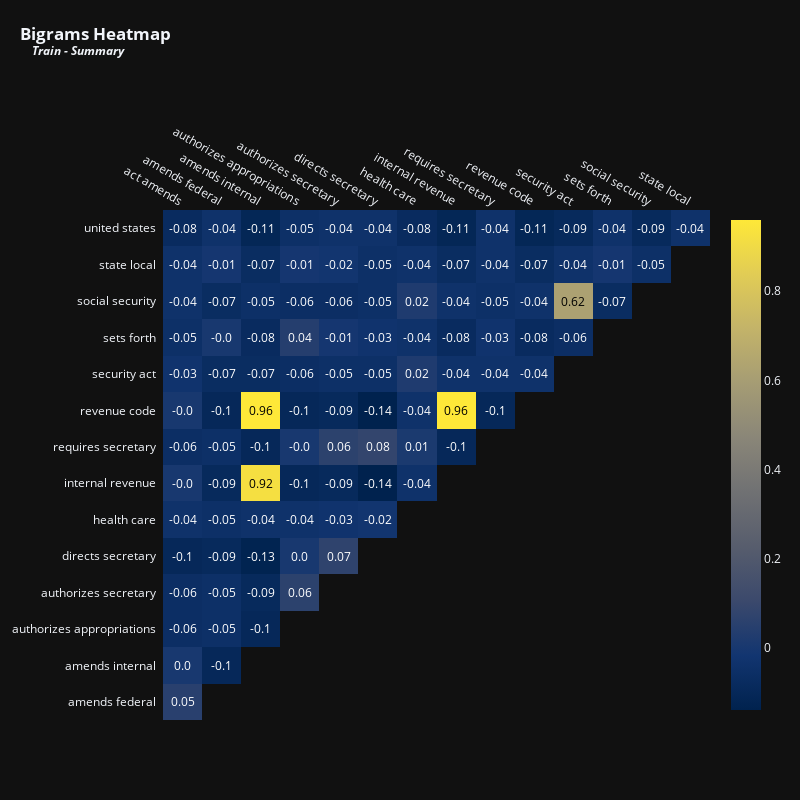

Here is the notebook cell this chart was saved with:
### Code cell
vectorize_and_plot(train['summary'], (2, 2), 'Bigrams', 'Train - Summary')

### Figure 1 — Plotly figure (JSON) as saved in the notebook; plotly's stock layout.template omitted (floating-point values rounded to 4 significant figures)
{"data": [{"colorscale": [[0, "#00224e"], [0.1111, "#123570"], [0.2222, "#3b496c"], [0.3333, "#575d6d"], [0.4444, "#707173"], [0.5556, "#8a8678"], [0.6667, "#a59c74"], [0.7778, "#c3b369"], [0.8889, "#e1cc55"], [1, "#fee838"]], "reversescale": false, "showscale": false, "type": "heatmap", "x": ["act amends", "amends federal", "amends internal", "authorizes appropriations", "authorizes secretary", "directs secretary", "health care", "internal revenue", "requires secretary", "revenue code", "security act", "sets forth", "social security", "state local"], "y": ["united states", "state local", "social security", "sets forth", "security act", "revenue code", "requires secretary", "internal revenue", "health care", "directs secretary", "authorizes secretary", "authorizes appropriations", "amends internal", "amends federal"], "z": [[-0.08, -0.04, -0.11, -0.05, -0.04, -0.04, -0.08, -0.11, -0.04, -0.11, -0.09, -0.04, -0.09, -0.04], [-0.04, -0.01, -0.07, -0.01, -0.02, -0.05, -0.04, -0.07, -0.04, -0.07, -0.04, -0.01, -0.05], [-0.04, -0.07, -0.05, -0.06, -0.06, -0.05, 0.02, -0.04, -0.05, -0.04, 0.62, -0.07], [-0.05, 0, -0.08, 0.04, -0.01, -0.03, -0.04, -0.08, -0.03, -0.08, -0.06], [-0.03, -0.07, -0.07, -0.06, -0.05, -0.05, 0.02, -0.04, -0.04, -0.04], [0, -0.1, 0.96, -0.1, -0.09, -0.14, -0.04, 0.96, -0.1], [-0.06, -0.05, -0.1, 0, 0.06, 0.08, 0.01, -0.1], [0, -0.09, 0.92, -0.1, -0.09, -0.14, -0.04], [-0.04, -0.05, -0.04, -0.04, -0.03, -0.02], [-0.1, -0.09, -0.13, 0, 0.07], [-0.06, -0.05, -0.09, 0.06], [-0.06, -0.05, -0.1], [0, -0.1], [0.05]]}, {"colorscale": [[0, "#00224e"], [0.1111, "#123570"], [0.2222, "#3b496c"], [0.3333, "#575d6d"], [0.4444, "#707173"], [0.5556, "#8a8678"], [0.6667, "#a59c74"], [0.7778, "#c3b369"], [0.8889, "#e1cc55"], [1, "#fee838"]], "showscale": true, "type": "heatmap", "visible": true, "z": [[-0.08, -0.04, -0.11, -0.05, -0.04, -0.04, -0.08, -0.11, -0.04, -0.11, -0.09, -0.04, -0.09, -0.04], [-0.04, -0.01, -0.07, -0.01, -0.02, -0.05, -0.04, -0.07, -0.04, -0.07, -0.04, -0.01, -0.05], [-0.04, -0.07, -0.05, -0.06, -0.06, -0.05, 0.02, -0.04, -0.05, -0.04, 0.62, -0.07], [-0.05, 0, -0.08, 0.04, -0.01, -0.03, -0.04, -0.08, -0.03, -0.08, -0.06], [-0.03, -0.07, -0.07, -0.06, -0.05, -0.05, 0.02, -0.04, -0.04, -0.04], [0, -0.1, 0.96, -0.1, -0.09, -0.14, -0.04, 0.96, -0.1], [-0.06, -0.05, -0.1, 0, 0.06, 0.08, 0.01, -0.1], [0, -0.09, 0.92, -0.1, -0.09, -0.14, -0.04], [-0.04, -0.05, -0.04, -0.04, -0.03, -0.02], [-0.1, -0.09, -0.13, 0, 0.07], [-0.06, -0.05, -0.09, 0.06], [-0.06, -0.05, -0.1], [0, -0.1], [0.05]]}], "layout": {"annotations": [{"font": {"color": "#FFFFFF", "size": 12}, "showarrow": false, "text": "-0.08", "x": "act amends", "xref": "x", "y": "united states", "yref": "y"}, {"font": {"color": "#FFFFFF", "size": 12}, "showarrow": false, "text": "-0.04", "x": "amends federal", "xref": "x", "y": "united states", "yref": "y"}, {"font": {"color": "#FFFFFF", "size": 12}, "showarrow": false, "text": "-0.11", "x": "amends internal", "xref": "x", "y": "united states", "yref": "y"}, {"font": {"color": "#FFFFFF", "size": 12}, "showarrow": false, "text": "-0.05", "x": "authorizes appropriations", "xref": "x", "y": "united states", "yref": "y"}, {"font": {"color": "#FFFFFF", "size": 12}, "showarrow": false, "text": "-0.04", "x": "authorizes secretary", "xref": "x", "y": "united states", "yref": "y"}, {"font": {"color": "#FFFFFF", "size": 12}, "showarrow": false, "text": "-0.04", "x": "directs secretary", "xref": "x", "y": "united states", "yref": "y"}, {"font": {"color": "#FFFFFF", "size": 12}, "showarrow": false, "text": "-0.08", "x": "health care", "xref": "x", "y": "united states", "yref": "y"}, {"font": {"color": "#FFFFFF", "size": 12}, "showarrow": false, "text": "-0.11", "x": "internal revenue", "xref": "x", "y": "united states", "yref": "y"}, {"font": {"color": "#FFFFFF", "size": 12}, "showarrow": false, "text": "-0.04", "x": "requires secretary", "xref": "x", "y": "united states", "yref": "y"}, {"font": {"color": "#FFFFFF", "size": 12}, "showarrow": false, "text": "-0.11", "x": "revenue code", "xref": "x", "y": "united states", "yref": "y"}, {"font": {"color": "#FFFFFF", "size": 12}, "showarrow": false, "text": "-0.09", "x": "security act", "xref": "x", "y": "united states", "yref": "y"}, {"font": {"color": "#FFFFFF", "size": 12}, "showarrow": false, "text": "-0.04", "x": "sets forth", "xref": "x", "y": "united states", "yref": "y"}, {"font": {"color": "#FFFFFF", "size": 12}, "showarrow": false, "text": "-0.09", "x": "social security", "xref": "x", "y": "united states", "yref": "y"}, {"font": {"color": "#FFFFFF", "size": 12}, "showarrow": false, "text": "-0.04", "x": "state local", "xref": "x", "y": "united states", "yref": "y"}, {"font": {"color": "#FFFFFF", "size": 12}, "showarrow": false, "text": "-0.04", "x": "act amends", "xref": "x", "y": "state local", "yref": "y"}, {"font": {"color": "#FFFFFF", "size": 12}, "showarrow": false, "text": "-0.01", "x": "amends federal", "xref": "x", "y": "state local", "yref": "y"}, {"font": {"color": "#FFFFFF", "size": 12}, "showarrow": false, "text": "-0.07", "x": "amends internal", "xref": "x", "y": "state local", "yref": "y"}, {"font": {"color": "#FFFFFF", "size": 12}, "showarrow": false, "text": "-0.01", "x": "authorizes appropriations", "xref": "x", "y": "state local", "yref": "y"}, {"font": {"color": "#FFFFFF", "size": 12}, "showarrow": false, "text": "-0.02", "x": "authorizes secretary", "xref": "x", "y": "state local", "yref": "y"}, {"font": {"color": "#FFFFFF", "size": 12}, "showarrow": false, "text": "-0.05", "x": "directs secretary", "xref": "x", "y": "state local", "yref": "y"}, {"font": {"color": "#FFFFFF", "size": 12}, "showarrow": false, "text": "-0.04", "x": "health care", "xref": "x", "y": "state local", "yref": "y"}, {"font": {"color": "#FFFFFF", "size": 12}, "showarrow": false, "text": "-0.07", "x": "internal revenue", "xref": "x", "y": "state local", "yref": "y"}, {"font": {"color": "#FFFFFF", "size": 12}, "showarrow": false, "text": "-0.04", "x": "requires secretary", "xref": "x", "y": "state local", "yref": "y"}, {"font": {"color": "#FFFFFF", "size": 12}, "showarrow": false, "text": "-0.07", "x": "revenue code", "xref": "x", "y": "state local", "yref": "y"}, {"font": {"color": "#FFFFFF", "size": 12}, "showarrow": false, "text": "-0.04", "x": "security act", "xref": "x", "y": "state local", "yref": "y"}, {"font": {"color": "#FFFFFF", "size": 12}, "showarrow": false, "text": "-0.01", "x": "sets forth", "xref": "x", "y": "state local", "yref": "y"}, {"font": {"color": "#FFFFFF", "size": 12}, "showarrow": false, "text": "-0.05", "x": "social security", "xref": "x", "y": "state local", "yref": "y"}, {"font": {"color": "#FFFFFF", "size": 12}, "showarrow": false, "text": "-0.04", "x": "act amends", "xref": "x", "y": "social security", "yref": "y"}, {"font": {"color": "#FFFFFF", "size": 12}, "showarrow": false, "text": "-0.07", "x": "amends federal", "xref": "x", "y": "social security", "yref": "y"}, {"font": {"color": "#FFFFFF", "size": 12}, "showarrow": false, "text": "-0.05", "x": "amends internal", "xref": "x", "y": "social security", "yref": "y"}, {"font": {"color": "#FFFFFF", "size": 12}, "showarrow": false, "text": "-0.06", "x": "authorizes appropriations", "xref": "x", "y": "social security", "yref": "y"}, {"font": {"color": "#FFFFFF", "size": 12}, "showarrow": false, "text": "-0.06", "x": "authorizes secretary", "xref": "x", "y": "social security", "yref": "y"}, {"font": {"color": "#FFFFFF", "size": 12}, "showarrow": false, "text": "-0.05", "x": "directs secretary", "xref": "x", "y": "social security", "yref": "y"}, {"font": {"color": "#FFFFFF", "size": 12}, "showarrow": false, "text": "0.02", "x": "health care", "xref": "x", "y": "social security", "yref": "y"}, {"font": {"color": "#FFFFFF", "size": 12}, "showarrow": false, "text": "-0.04", "x": "internal revenue", "xref": "x", "y": "social security", "yref": "y"}, {"font": {"color": "#FFFFFF", "size": 12}, "showarrow": false, "text": "-0.05", "x": "requires secretary", "xref": "x", "y": "social security", "yref": "y"}, {"font": {"color": "#FFFFFF", "size": 12}, "showarrow": false, "text": "-0.04", "x": "revenue code", "xref": "x", "y": "social security", "yref": "y"}, {"font": {"color": "#000000", "size": 12}, "showarrow": false, "text": "0.62", "x": "security act", "xref": "x", "y": "social security", "yref": "y"}, {"font": {"color": "#FFFFFF", "size": 12}, "showarrow": false, "text": "-0.07", "x": "sets forth", "xref": "x", "y": "social security", "yref": "y"}, {"font": {"color": "#FFFFFF", "size": 12}, "showarrow": false, "text": "-0.05", "x": "act amends", "xref": "x", "y": "sets forth", "yref": "y"}, {"font": {"color": "#FFFFFF", "size": 12}, "showarrow": false, "text": "-0.0", "x": "amends federal", "xref": "x", "y": "sets forth", "yref": "y"}, {"font": {"color": "#FFFFFF", "size": 12}, "showarrow": false, "text": "-0.08", "x": "amends internal", "xref": "x", "y": "sets forth", "yref": "y"}, {"font": {"color": "#FFFFFF", "size": 12}, "showarrow": false, "text": "0.04", "x": "authorizes appropriations", "xref": "x", "y": "sets forth", "yref": "y"}, {"font": {"color": "#FFFFFF", "size": 12}, "showarrow": false, "text": "-0.01", "x": "authorizes secretary", "xref": "x", "y": "sets forth", "yref": "y"}, {"font": {"color": "#FFFFFF", "size": 12}, "showarrow": false, "text": "-0.03", "x": "directs secretary", "xref": "x", "y": "sets forth", "yref": "y"}, {"font": {"color": "#FFFFFF", "size": 12}, "showarrow": false, "text": "-0.04", "x": "health care", "xref": "x", "y": "sets forth", "yref": "y"}, {"font": {"color": "#FFFFFF", "size": 12}, "showarrow": false, "text": "-0.08", "x": "internal revenue", "xref": "x", "y": "sets forth", "yref": "y"}, {"font": {"color": "#FFFFFF", "size": 12}, "showarrow": false, "text": "-0.03", "x": "requires secretary", "xref": "x", "y": "sets forth", "yref": "y"}, {"font": {"color": "#FFFFFF", "size": 12}, "showarrow": false, "text": "-0.08", "x": "revenue code", "xref": "x", "y": "sets forth", "yref": "y"}, {"font": {"color": "#FFFFFF", "size": 12}, "showarrow": false, "text": "-0.06", "x": "security act", "xref": "x", "y": "sets forth", "yref": "y"}, {"font": {"color": "#FFFFFF", "size": 12}, "showarrow": false, "text": "-0.03", "x": "act amends", "xref": "x", "y": "security act", "yref": "y"}, {"font": {"color": "#FFFFFF", "size": 12}, "showarrow": false, "text": "-0.07", "x": "amends federal", "xref": "x", "y": "security act", "yref": "y"}, {"font": {"color": "#FFFFFF", "size": 12}, "showarrow": false, "text": "-0.07", "x": "amends internal", "xref": "x", "y": "security act", "yref": "y"}, {"font": {"color": "#FFFFFF", "size": 12}, "showarrow": false, "text": "-0.06", "x": "authorizes appropriations", "xref": "x", "y": "security act", "yref": "y"}, {"font": {"color": "#FFFFFF", "size": 12}, "showarrow": false, "text": "-0.05", "x": "authorizes secretary", "xref": "x", "y": "security act", "yref": "y"}, {"font": {"color": "#FFFFFF", "size": 12}, "showarrow": false, "text": "-0.05", "x": "directs secretary", "xref": "x", "y": "security act", "yref": "y"}, {"font": {"color": "#FFFFFF", "size": 12}, "showarrow": false, "text": "0.02", "x": "health care", "xref": "x", "y": "security act", "yref": "y"}, {"font": {"color": "#FFFFFF", "size": 12}, "showarrow": false, "text": "-0.04", "x": "internal revenue", "xref": "x", "y": "security act", "yref": "y"}, {"font": {"color": "#FFFFFF", "size": 12}, "showarrow": false, "text": "-0.04", "x": "requires secretary", "xref": "x", "y": "security act", "yref": "y"}, {"font": {"color": "#FFFFFF", "size": 12}, "showarrow": false, "text": "-0.04", "x": "revenue code", "xref": "x", "y": "security act", "yref": "y"}, {"font": {"color": "#FFFFFF", "size": 12}, "showarrow": false, "text": "-0.0", "x": "act amends", "xref": "x", "y": "revenue code", "yref": "y"}, {"font": {"color": "#FFFFFF", "size": 12}, "showarrow": false, "text": "-0.1", "x": "amends federal", "xref": "x", "y": "revenue code", "yref": "y"}, {"font": {"color": "#000000", "size": 12}, "showarrow": false, "text": "0.96", "x": "amends internal", "xref": "x", "y": "revenue code", "yref": "y"}, {"font": {"color": "#FFFFFF", "size": 12}, "showarrow": false, "text": "-0.1", "x": "authorizes appropriations", "xref": "x", "y": "revenue code", "yref": "y"}, {"font": {"color": "#FFFFFF", "size": 12}, "showarrow": false, "text": "-0.09", "x": "authorizes secretary", "xref": "x", "y": "revenue code", "yref": "y"}, {"font": {"color": "#FFFFFF", "size": 12}, "showarrow": false, "text": "-0.14", "x": "directs secretary", "xref": "x", "y": "revenue code", "yref": "y"}, {"font": {"color": "#FFFFFF", "size": 12}, "showarrow": false, "text": "-0.04", "x": "health care", "xref": "x", "y": "revenue code", "yref": "y"}, {"font": {"color": "#000000", "size": 12}, "showarrow": false, "text": "0.96", "x": "internal revenue", "xref": "x", "y": "revenue code", "yref": "y"}, {"font": {"color": "#FFFFFF", "size": 12}, "showarrow": false, "text": "-0.1", "x": "requires secretary", "xref": "x", "y": "revenue code", "yref": "y"}, {"font": {"color": "#FFFFFF", "size": 12}, "showarrow": false, "text": "-0.06", "x": "act amends", "xref": "x", "y": "requires secretary", "yref": "y"}, {"font": {"color": "#FFFFFF", "size": 12}, "showarrow": false, "text": "-0.05", "x": "amends federal", "xref": "x", "y": "requires secretary", "yref": "y"}, {"font": {"color": "#FFFFFF", "size": 12}, "showarrow": false, "text": "-0.1", "x": "amends internal", "xref": "x", "y": "requires secretary", "yref": "y"}, {"font": {"color": "#FFFFFF", "size": 12}, "showarrow": false, "text": "-0.0", "x": "authorizes appropriations", "xref": "x", "y": "requires secretary", "yref": "y"}, {"font": {"color": "#FFFFFF", "size": 12}, "showarrow": false, "text": "0.06", "x": "authorizes secretary", "xref": "x", "y": "requires secretary", "yref": "y"}, {"font": {"color": "#FFFFFF", "size": 12}, "showarrow": false, "text": "0.08", "x": "directs secretary", "xref": "x", "y": "requires secretary", "yref": "y"}, {"font": {"color": "#FFFFFF", "size": 12}, "showarrow": false, "text": "0.01", "x": "health care", "xref": "x", "y": "requires secretary", "yref": "y"}, {"font": {"color": "#FFFFFF", "size": 12}, "showarrow": false, "text": "-0.1", "x": "internal revenue", "xref": "x", "y": "requires secretary", "yref": "y"}, {"font": {"color": "#FFFFFF", "size": 12}, "showarrow": false, "text": "-0.0", "x": "act amends", "xref": "x", "y": "internal revenue", "yref": "y"}, {"font": {"color": "#FFFFFF", "size": 12}, "showarrow": false, "text": "-0.09", "x": "amends federal", "xref": "x", "y": "internal revenue", "yref": "y"}, {"font": {"color": "#000000", "size": 12}, "showarrow": false, "text": "0.92", "x": "amends internal", "xref": "x", "y": "internal revenue", "yref": "y"}, {"font": {"color": "#FFFFFF", "size": 12}, "showarrow": false, "text": "-0.1", "x": "authorizes appropriations", "xref": "x", "y": "internal revenue", "yref": "y"}, {"font": {"color": "#FFFFFF", "size": 12}, "showarrow": false, "text": "-0.09", "x": "authorizes secretary", "xref": "x", "y": "internal revenue", "yref": "y"}, {"font": {"color": "#FFFFFF", "size": 12}, "showarrow": false, "text": "-0.14", "x": "directs secretary", "xref": "x", "y": "internal revenue", "yref": "y"}, {"font": {"color": "#FFFFFF", "size": 12}, "showarrow": false, "text": "-0.04", "x": "health care", "xref": "x", "y": "internal revenue", "yref": "y"}, {"font": {"color": "#FFFFFF", "size": 12}, "showarrow": false, "text": "-0.04", "x": "act amends", "xref": "x", "y": "health care", "yref": "y"}, {"font": {"color": "#FFFFFF", "size": 12}, "showarrow": false, "text": "-0.05", "x": "amends federal", "xref": "x", "y": "health care", "yref": "y"}, {"font": {"color": "#FFFFFF", "size": 12}, "showarrow": false, "text": "-0.04", "x": "amends internal", "xref": "x", "y": "health care", "yref": "y"}, {"font": {"color": "#FFFFFF", "size": 12}, "showarrow": false, "text": "-0.04", "x": "authorizes appropriations", "xref": "x", "y": "health care", "yref": "y"}, {"font": {"color": "#FFFFFF", "size": 12}, "showarrow": false, "text": "-0.03", "x": "authorizes secretary", "xref": "x", "y": "health care", "yref": "y"}, {"font": {"color": "#FFFFFF", "size": 12}, "showarrow": false, "text": "-0.02", "x": "directs secretary", "xref": "x", "y": "health care", "yref": "y"}, {"font": {"color": "#FFFFFF", "size": 12}, "showarrow": false, "text": "-0.1", "x": "act amends", "xref": "x", "y": "directs secretary", "yref": "y"}, {"font": {"color": "#FFFFFF", "size": 12}, "showarrow": false, "text": "-0.09", "x": "amends federal", "xref": "x", "y": "directs secretary", "yref": "y"}, {"font": {"color": "#FFFFFF", "size": 12}, "showarrow": false, "text": "-0.13", "x": "amends internal", "xref": "x", "y": "directs secretary", "yref": "y"}, {"font": {"color": "#FFFFFF", "size": 12}, "showarrow": false, "text": "0.0", "x": "authorizes appropriations", "xref": "x", "y": "directs secretary", "yref": "y"}, {"font": {"color": "#FFFFFF", "size": 12}, "showarrow": false, "text": "0.07", "x": "authorizes secretary", "xref": "x", "y": "directs secretary", "yref": "y"}, {"font": {"color": "#FFFFFF", "size": 12}, "showarrow": false, "text": "-0.06", "x": "act amends", "xref": "x", "y": "authorizes secretary", "yref": "y"}, {"font": {"color": "#FFFFFF", "size": 12}, "showarrow": false, "text": "-0.05", "x": "amends federal", "xref": "x", "y": "authorizes secretary", "yref": "y"}, {"font": {"color": "#FFFFFF", "size": 12}, "showarrow": false, "text": "-0.09", "x": "amends internal", "xref": "x", "y": "authorizes secretary", "yref": "y"}, {"font": {"color": "#FFFFFF", "size": 12}, "showarrow": false, "text": "0.06", "x": "authorizes appropriations", "xref": "x", "y": "authorizes secretary", "yref": "y"}, {"font": {"color": "#FFFFFF", "size": 12}, "showarrow": false, "text": "-0.06", "x": "act amends", "xref": "x", "y": "authorizes appropriations", "yref": "y"}, {"font": {"color": "#FFFFFF", "size": 12}, "showarrow": false, "text": "-0.05", "x": "amends federal", "xref": "x", "y": "authorizes appropriations", "yref": "y"}, {"font": {"color": "#FFFFFF", "size": 12}, "showarrow": false, "text": "-0.1", "x": "amends internal", "xref": "x", "y": "authorizes appropriations", "yref": "y"}, {"font": {"color": "#FFFFFF", "size": 12}, "showarrow": false, "text": "0.0", "x": "act amends", "xref": "x", "y": "amends internal", "yref": "y"}, {"font": {"color": "#FFFFFF", "size": 12}, "showarrow": false, "text": "-0.1", "x": "amends federal", "xref": "x", "y": "amends internal", "yref": "y"}, {"font": {"color": "#FFFFFF", "size": 12}, "showarrow": false, "text": "0.05", "x": "act amends", "xref": "x", "y": "amends federal", "yref": "y"}], "height": 800, "margin": {"l": 110, "t": 210}, "title": {"text": "<b>Bigrams Heatmap<br><sup>&nbsp;&nbsp;&nbsp;&nbsp;<i>Train - Summary</i></sup></b>", "x": 0.025, "xanchor": "left", "y": 0.95}, "width": 800, "xaxis": {"dtick": 1, "gridcolor": "rgb(0, 0, 0)", "showgrid": false, "side": "top", "ticks": ""}, "yaxis": {"autorange": "reversed", "dtick": 1, "showgrid": false, "ticks": "", "ticksuffix": "  "}}}
